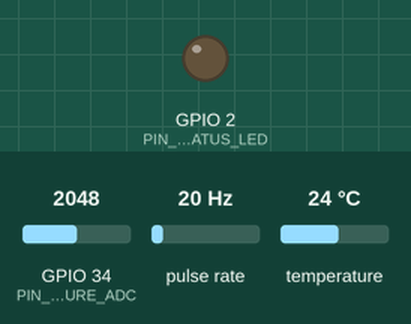
This program was run on a simulated ESP32. Shown: output pins drawn as LEDs (lit = HIGH). Wiring (inferred from the names in the program): pulse sensor: data GPIO 4. The test bench sets the inputs (shaded band); at power-on: GPIO 34 (PIN_PRESSURE_ADC) = 2048, pulse rate 20 Hz, temperature 24 °C. WiFi joins after 1.5 s; servers stay silent unless stated; random numbers use the default seed unless the program sets one; no MQTT or app messages arrive unless stated; what the program prints to the serial monitor is not drawn.

Above: at 0.0 s.
At 2.6 s:
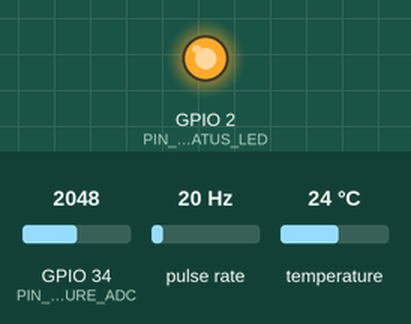
Timing chart, 0 to 4.1 s (numbered marks = the images above):
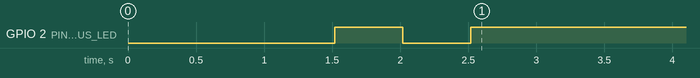

The program:

main.cpp
```cpp
/**
 * DinoFlow IoT Sensor Node Firmware (ESP32)
 * Hardware:
 *   - Flow meter: YF-S201 (Hall-effect pulse interrupt on GPIO 4)
 *   - Pressure sensor: 0.5 - 4.5V ceramic core transducer (ADC GPIO 34 via 2:1 divider)
 *   - Temperature: DS18B20 1-Wire (GPIO 5 with 4.7k pullup)
 * Connectivity: WiFi + MQTT with offline ring buffer & dynamic calibration
 */

#include <WiFi.h>
#include <PubSubClient.h>
#include <ArduinoJson.h>
#include <OneWire.h>
#include <DallasTemperature.h>
#include "config.h"

// ==========================================
// Globals & Peripherals
// ==========================================
WiFiClient espClient;
PubSubClient mqttClient(espClient);

OneWire oneWire(PIN_ONEWIRE_TEMP);
DallasTemperature tempSensor(&oneWire);

// Flow Pulse Counter (Interrupt Service Routine)
volatile unsigned long pulseCounter = 0;
unsigned long lastPulseTime = 0;
portMUX_TYPE isrMux = portMUX_INITIALIZER_UNLOCKED;

void IRAM_ATTR onFlowPulse() {
  portENTER_CRITICAL_ISR(&isrMux);
  pulseCounter++;
  portEXIT_CRITICAL_ISR(&isrMux);
}

// Configurable Calibration Factors
float flowCalibrationFactor = DEFAULT_FLOW_CAL_FACTOR;
float pressureOffsetVoltage = DEFAULT_PRESSURE_OFFSET_V;
float pressureSlope = DEFAULT_PRESSURE_SLOPE;

// Offline Ring Buffer Structure
struct TelemetryRecord {
  unsigned long timestamp_sec;
  float flow_lpm;
  float pressure_bar;
  float temp_c;
};

TelemetryRecord offlineBuffer[OFFLINE_BUFFER_CAPACITY];
int bufferHead = 0;
int bufferTail = 0;
int bufferCount = 0;

void queueOfflineReading(float flow, float pressure, float temp) {
  offlineBuffer[bufferHead].timestamp_sec = millis() / 1000;
  offlineBuffer[bufferHead].flow_lpm = flow;
  offlineBuffer[bufferHead].pressure_bar = pressure;
  offlineBuffer[bufferHead].temp_c = temp;

  bufferHead = (bufferHead + 1) % OFFLINE_BUFFER_CAPACITY;
  if (bufferCount < OFFLINE_BUFFER_CAPACITY) {
    bufferCount++;
  } else {
    // Overwrite oldest record if buffer full
    bufferTail = (bufferTail + 1) % OFFLINE_BUFFER_CAPACITY;
  }
}

// ==========================================
// Sensor Acquisition Functions
// ==========================================

/**
 * Calculates flow in Liters/Minute based on pulse count
 */
float readFlowRate(unsigned long durationMs) {
  unsigned long pulses;
  portENTER_CRITICAL(&isrMux);
  pulses = pulseCounter;
  pulseCounter = 0;
  portEXIT_CRITICAL(&isrMux);

  if (durationMs == 0) return 0.0f;
  float frequencyHz = (pulses * 1000.0f) / durationMs;
  float flowLpm = frequencyHz / flowCalibrationFactor;
  return max(0.0f, flowLpm);
}

/**
 * Reads ceramic core pressure transducer (0.5V - 4.5V)
 * Uses 16-sample ADC averaging to eliminate high-frequency ripple
 */
float readPressureBar() {
  uint32_t adcSum = 0;
  for (int i = 0; i < 16; i++) {
    adcSum += analogRead(PIN_PRESSURE_ADC);
    delayMicroseconds(200);
  }
  float rawAdc = (float)adcSum / 16.0f;

  // ESP32 ADC: 0 - 4095 corresponds to 0 - 3.3V
  // Hardware voltage divider: Vin = V_adc * (R1 + R2) / R2 = V_adc * 1.5
  float pinVoltage = (rawAdc / 4095.0f) * 3.3f;
  float sensorVoltage = pinVoltage * 1.5f;

  if (sensorVoltage < (pressureOffsetVoltage - 0.2f)) {
    // Sensor disconnected or open circuit
    return 0.0f;
  }

  float pressureBar = (sensorVoltage - pressureOffsetVoltage) * pressureSlope;
  return max(0.0f, pressureBar);
}

/**
 * Reads digital temperature from DS18B20
 */
float readTemperatureC() {
  tempSensor.requestTemperatures();
  float temp = tempSensor.getTempCByIndex(0);
  if (temp == DEVICE_DISCONNECTED_C || temp < -40.0f) {
    return 21.0f; // Safe fallback reading
  }
  return temp;
}

// ==========================================
// Network & MQTT Handlers
// ==========================================

void connectWiFi() {
  if (WiFi.status() == WL_CONNECTED) return;

  Serial.print("Connecting to WiFi: ");
  Serial.println(DEFAULT_WIFI_SSID);
  WiFi.mode(WIFI_STA);
  WiFi.begin(DEFAULT_WIFI_SSID, DEFAULT_WIFI_PASS);

  int attempts = 0;
  while (WiFi.status() != WL_CONNECTED && attempts < 15) {
    delay(500);
    Serial.print(".");
    digitalWrite(PIN_STATUS_LED, !digitalRead(PIN_STATUS_LED));
    attempts++;
  }

  if (WiFi.status() == WL_CONNECTED) {
    Serial.println("\n✅ WiFi Connected! IP: " + WiFi.localIP().toString());
    digitalWrite(PIN_STATUS_LED, HIGH);
  } else {
    Serial.println("\n⚠️ WiFi Timeout. Storing readings in local ring buffer.");
    digitalWrite(PIN_STATUS_LED, LOW);
  }
}

void onMqttMessage(char* topic, byte* payload, unsigned int length) {
  StaticJsonDocument<256> doc;
  DeserializationError err = deserializeJson(doc, payload, length);
  if (err) return;

  // Remote dynamic calibration command
  if (doc.containsKey("flow_cal")) {
    flowCalibrationFactor = doc["flow_cal"].as<float>();
    Serial.printf("Updated Flow Factor: %.2f\n", flowCalibrationFactor);
  }
  if (doc.containsKey("pressure_offset")) {
    pressureOffsetVoltage = doc["pressure_offset"].as<float>();
    Serial.printf("Updated Pressure Offset: %.2fV\n", pressureOffsetVoltage);
  }
}

void flushOfflineBuffer() {
  while (bufferCount > 0 && mqttClient.connected()) {
    TelemetryRecord rec = offlineBuffer[bufferTail];
    bufferTail = (bufferTail + 1) % OFFLINE_BUFFER_CAPACITY;
    bufferCount--;

    StaticJsonDocument<256> doc;
    doc["site_id"] = DINOFLOW_SITE_ID;
    doc["zone_id"] = DINOFLOW_ZONE_ID;
    doc["node_id"] = DINOFLOW_DEVICE_ID;
    doc["flow_lpm"] = rec.flow_lpm;
    doc["pressure_bar"] = rec.pressure_bar;
    doc["temperature_c"] = rec.temp_c;
    doc["buffered"] = true;

    char buffer[256];
    serializeJson(doc, buffer);
    mqttClient.publish(DEFAULT_MQTT_TOPIC, buffer);
  }
}

void reconnectMqtt() {
  if (!mqttClient.connected()) {
    Serial.print("Connecting to MQTT Broker at ");
    Serial.println(DEFAULT_MQTT_HOST);

    String clientId = "DinoFlowNode-" + String(random(0xffff), HEX);
    if (mqttClient.connect(clientId.c_str())) {
      Serial.println("✅ MQTT Connected!");
      mqttClient.subscribe(DEFAULT_CMD_TOPIC);
      // Flush queued offline records
      flushOfflineBuffer();
    }
  }
}

// ==========================================
// Setup & Loop
// ==========================================

unsigned long lastTick = 0;

void setup() {
  Serial.begin(115200);
  delay(1000);
  Serial.println("\n🦖 DinoFlow ESP32 Smart Pipe Node Initializing...");

  pinMode(PIN_STATUS_LED, OUTPUT);
  pinMode(PIN_PRESSURE_ADC, INPUT);

  // Flow Sensor Hardware Interrupt
  pinMode(PIN_FLOW_SENSOR, INPUT_PULLUP);
  attachInterrupt(digitalPinToInterrupt(PIN_FLOW_SENSOR), onFlowPulse, RISING);

  // Initialize DS18B20 1-Wire
  tempSensor.begin();

  // Setup MQTT
  mqttClient.setServer(DEFAULT_MQTT_HOST, DEFAULT_MQTT_PORT);
  mqttClient.setCallback(onMqttMessage);

  connectWiFi();
}

void loop() {
  if (WiFi.status() == WL_CONNECTED) {
    if (!mqttClient.connected()) {
      reconnectMqtt();
    }
    mqttClient.loop();
  } else {
    // Attempt non-blocking reconnect periodically
    if (millis() % 10000 < 50) {
      connectWiFi();
    }
  }

  // Periodic Telemetry Acquisition
  unsigned long now = millis();
  if (now - lastTick >= TELEMETRY_INTERVAL_MS) {
    unsigned long interval = now - lastTick;
    lastTick = now;

    float flow = readFlowRate(interval);
    float pressure = readPressureBar();
    float temp = readTemperatureC();

    Serial.printf("[Nodo] Flujo: %.2f L/min | Presión: %.2f bar | Temp: %.1f °C\n", flow, pressure, temp);

    if (mqttClient.connected()) {
      StaticJsonDocument<256> doc;
      doc["site_id"] = DINOFLOW_SITE_ID;
      doc["zone_id"] = DINOFLOW_ZONE_ID;
      doc["node_id"] = DINOFLOW_DEVICE_ID;
      doc["flow_lpm"] = round(flow * 100.0f) / 100.0f;
      doc["pressure_bar"] = round(pressure * 100.0f) / 100.0f;
      doc["temperature_c"] = round(temp * 10.0f) / 10.0f;
      doc["rssi"] = WiFi.RSSI();

      char buffer[256];
      serializeJson(doc, buffer);
      mqttClient.publish(DEFAULT_MQTT_TOPIC, buffer);
    } else {
      // Network down -> Store in local ring buffer
      queueOfflineReading(flow, pressure, temp);
      Serial.printf("📦 Network offline. Queued in local ring buffer (%d items)\n", bufferCount);
    }
  }
}
```

config.h
```cpp
#ifndef DINOFLOW_CONFIG_H
#define DINOFLOW_CONFIG_H

#include <Arduino.h>

// ==========================================
// Device Identity & Network Settings
// ==========================================
#define DINOFLOW_DEVICE_ID   "node-esp32-01"
#define DINOFLOW_SITE_ID     "site-casa-01"
#define DINOFLOW_ZONE_ID     "zone-acometida"
#define DINOFLOW_FIRMWARE_VER "1.0.0"

// WiFi Credentials (overridable via Web Portal / NVS)
#define DEFAULT_WIFI_SSID    "DinoFlow_WiFi"
#define DEFAULT_WIFI_PASS    "dinoflow2026"

// MQTT Broker Settings
#define DEFAULT_MQTT_HOST    "192.168.1.100"
#define DEFAULT_MQTT_PORT    1883
#define DEFAULT_MQTT_TOPIC   "dinoflow/" DINOFLOW_SITE_ID "/" DINOFLOW_ZONE_ID "/" DINOFLOW_DEVICE_ID "/telemetry"
#define DEFAULT_CMD_TOPIC    "dinoflow/" DINOFLOW_DEVICE_ID "/config"

// ==========================================
// Hardware Pin Definitions (ESP32 DevKit V1)
// ==========================================
// 1. Flow Sensor (YF-S201 Hall-effect pulses on interrupt GPIO)
#define PIN_FLOW_SENSOR      4

// 2. Analog Pressure Transducer (0.5V to 4.5V via voltage divider to ADC1)
#define PIN_PRESSURE_ADC     34

// 3. Digital Temperature Sensor DS18B20 (Dallas 1-Wire with 4.7k pull-up)
#define PIN_ONEWIRE_TEMP     5

// Status LED (Onboard or external indicator)
#define PIN_STATUS_LED       2

// ==========================================
// Sensor Calibration Defaults
// ==========================================
// YF-S201: 7.5 pulses per second approximately equals 1 L/min
#define DEFAULT_FLOW_CAL_FACTOR 7.5f

// Pressure Transducer (0.5V = 0 bar, 4.5V = 12 bar, scaled with 2/3 divider for ESP32 3.3V ADC)
#define DEFAULT_PRESSURE_OFFSET_V 0.50f
#define DEFAULT_PRESSURE_SLOPE   3.00f // bar per volt

// Telemetry Reporting Intervals
#define TELEMETRY_INTERVAL_MS   2000
#define RETRY_BACKOFF_MIN_MS    1000
#define RETRY_BACKOFF_MAX_MS    30000

// Local Flash / RAM Ring Buffer Size (Stores offline readings when network drops)
#define OFFLINE_BUFFER_CAPACITY 200

#endif // DINOFLOW_CONFIG_H
```
